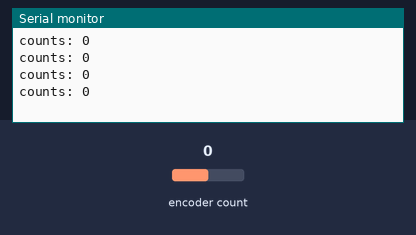
The sketch below on a simulated Arduino Uno, built with avr-gcc and run on an emulated ATmega328P. On the bench: the last lines printed to the serial monitor. Inputs (shaded band) come from the test bench; at power-on: encoder count 0.

Above: at 1.2 s.
1.3 s: encoder count set to 1
At 1.71 s:
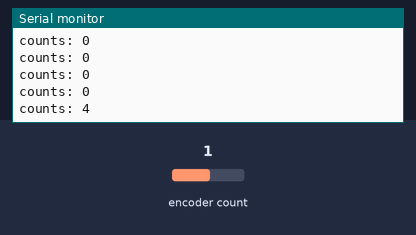
2.8 s: encoder count set to 2
At 2.91 s:
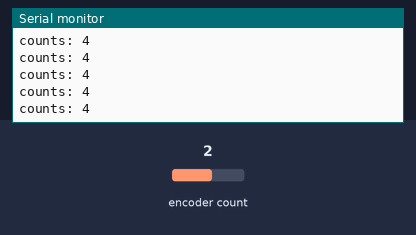
Timing chart, 0 to 5.8 s (numbered marks = the images above; inputs shaded):
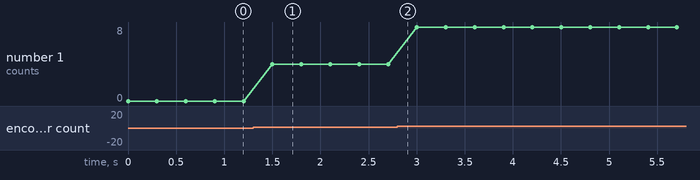

The sketch:

EncoderSimple.ino
```cpp
//Needs this encoder library
//http://www.pjrc.com/teensy/td_libs_Encoder.html
#include <Encoder.h>

long oldLeft  = 0;
long oldRight = 0;
long newLeft, newRight, diffLeft, diffRight;

//Encoders
Encoder EncMotorL(3,5);

void setup() {
  //serial for debug
  Serial.begin(9600);

  //get starting encoder
  oldLeft = EncMotorL.read();
}

void loop() {
  // put your main code here, to run repeatedly:
  newLeft = EncMotorL.read();
  diffLeft = newLeft - oldLeft;

  Serial.print("counts: ");
  Serial.println(diffLeft);

  delay(300);
}
```

Measured:
- after the input at 1.3 s, the serial monitor: prints a new line after 0.20 s (image 1)
- plotted number 1: 0 → 4 after the input at 1.3 s, 4 → 8 after the input at 2.8 s
